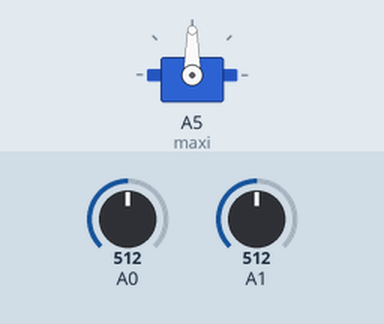
Recording of a sketch running on a simulated Arduino Uno, built with avr-gcc and run on an emulated ATmega328P. On the bench: servo. The inputs (shaded band) are chosen by the test bench; at power-on: A0 = 512, A1 = 512.

Above: at 1.2 s.
1.3 s: A0 set to 716
At 2.0 s:
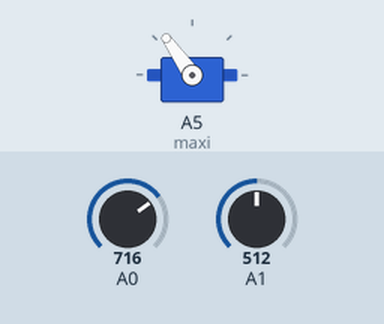
2.8 s: A0 set to 900
At 3.1 s:
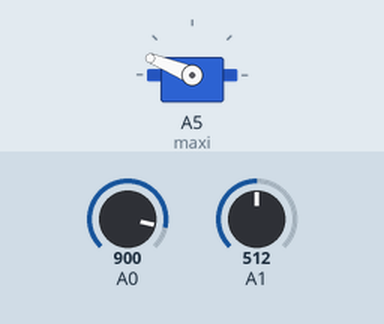
4.3 s: A0 set to 1023
At 5.5 s:
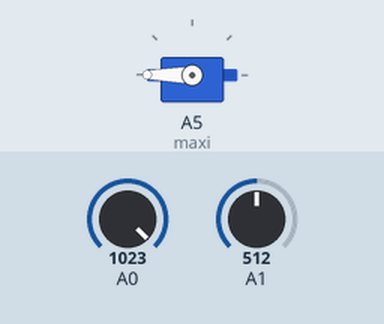
5.8 s: A0 set to 306
At 6.8 s:
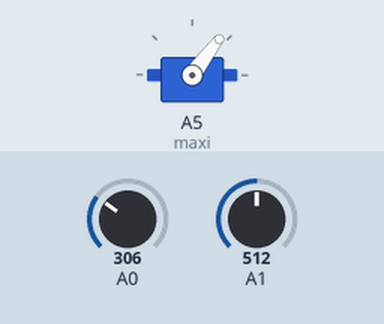
7.3 s: A0 set to 122
At 7.9 s:
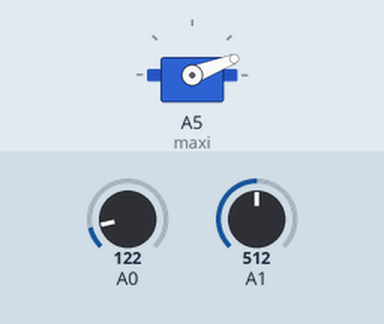
Timing chart, 0 to 9.8 s (numbered marks = the images above; inputs shaded):
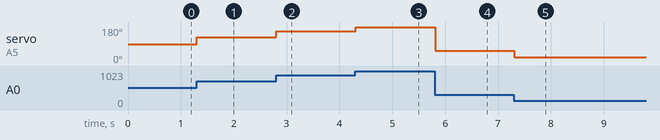

Measured:
- after the input at 1.3 s, servo on A5 (maxi): 90° → 125° at once
- after the input at 2.8 s, servo on A5 (maxi): 125° → 158° at once
- after the input at 4.3 s, servo on A5 (maxi): 158° → 180° at once
- after the input at 5.8 s, servo on A5 (maxi): 180° → 53° at once
- after the input at 7.3 s, servo on A5 (maxi): 53° → 21° at once

The sketch:

ChhianCooking.ino
```cpp
#include <Servo.h>
Servo maxi;


void setup() {
  // put your setup code here, to run once:
  maxi.attach(A5);

}
void loop() {

  // put your main code here, to run repeatedly:

  int joystick_xVal = analogRead(A0);

  int servo_Pos = map(joystick_xVal,0,1023,0,180);
  int yVal = analogRead(A1);

  maxi.write(servo_Pos);

  delay(10);


}
```
